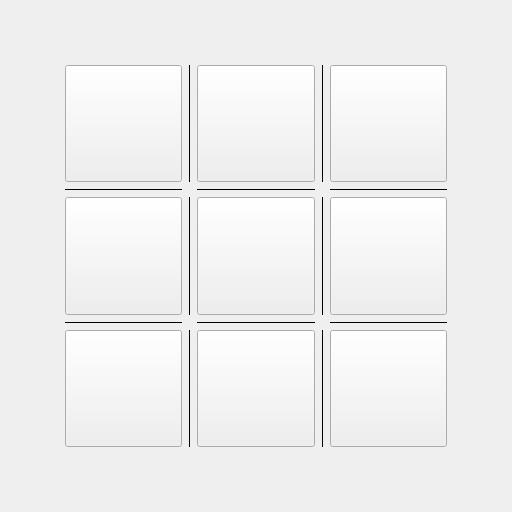
<?xml version="1.0" encoding="UTF-8"?>
<ui version="4.0">
 <class>CrissCross</class>
 <widget class="QWidget" name="CrissCross">
  <property name="geometry">
   <rect>
    <x>0</x>
    <y>0</y>
    <width>512</width>
    <height>512</height>
   </rect>
  </property>
  <property name="minimumSize">
   <size>
    <width>512</width>
    <height>512</height>
   </size>
  </property>
  <property name="windowTitle">
   <string>LogDoctor - CrissCross</string>
  </property>
  <property name="windowIcon">
   <iconset resource="../resources/resources.qrc">
    <normaloff>:/logo/logo/logdoctor.svg</normaloff>:/logo/logo/logdoctor.svg</iconset>
  </property>
  <layout class="QGridLayout" name="gridLayout_2">
   <item row="1" column="1">
    <widget class="QFrame" name="frame">
     <property name="sizePolicy">
      <sizepolicy hsizetype="Expanding" vsizetype="Expanding">
       <horstretch>0</horstretch>
       <verstretch>0</verstretch>
      </sizepolicy>
     </property>
     <property name="minimumSize">
      <size>
       <width>400</width>
       <height>400</height>
      </size>
     </property>
     <property name="maximumSize">
      <size>
       <width>400</width>
       <height>400</height>
      </size>
     </property>
     <layout class="QGridLayout" name="gridLayout">
      <item row="0" column="0">
       <widget class="QPushButton" name="button_NW">
        <property name="sizePolicy">
         <sizepolicy hsizetype="MinimumExpanding" vsizetype="MinimumExpanding">
          <horstretch>0</horstretch>
          <verstretch>0</verstretch>
         </sizepolicy>
        </property>
        <property name="minimumSize">
         <size>
          <width>64</width>
          <height>64</height>
         </size>
        </property>
        <property name="maximumSize">
         <size>
          <width>256</width>
          <height>256</height>
         </size>
        </property>
        <property name="cursor">
         <cursorShape>PointingHandCursor</cursorShape>
        </property>
        <property name="iconSize">
         <size>
          <width>104</width>
          <height>104</height>
         </size>
        </property>
       </widget>
      </item>
      <item row="0" column="1">
       <widget class="Line" name="line_3">
        <property name="frameShadow">
         <enum>QFrame::Plain</enum>
        </property>
        <property name="orientation">
         <enum>Qt::Vertical</enum>
        </property>
       </widget>
      </item>
      <item row="0" column="2">
       <widget class="QPushButton" name="button_N">
        <property name="sizePolicy">
         <sizepolicy hsizetype="MinimumExpanding" vsizetype="MinimumExpanding">
          <horstretch>0</horstretch>
          <verstretch>0</verstretch>
         </sizepolicy>
        </property>
        <property name="minimumSize">
         <size>
          <width>64</width>
          <height>64</height>
         </size>
        </property>
        <property name="maximumSize">
         <size>
          <width>256</width>
          <height>256</height>
         </size>
        </property>
        <property name="cursor">
         <cursorShape>PointingHandCursor</cursorShape>
        </property>
        <property name="iconSize">
         <size>
          <width>104</width>
          <height>104</height>
         </size>
        </property>
       </widget>
      </item>
      <item row="0" column="3">
       <widget class="Line" name="line_4">
        <property name="frameShadow">
         <enum>QFrame::Plain</enum>
        </property>
        <property name="orientation">
         <enum>Qt::Vertical</enum>
        </property>
       </widget>
      </item>
      <item row="0" column="4">
       <widget class="QPushButton" name="button_NE">
        <property name="sizePolicy">
         <sizepolicy hsizetype="MinimumExpanding" vsizetype="MinimumExpanding">
          <horstretch>0</horstretch>
          <verstretch>0</verstretch>
         </sizepolicy>
        </property>
        <property name="minimumSize">
         <size>
          <width>64</width>
          <height>64</height>
         </size>
        </property>
        <property name="maximumSize">
         <size>
          <width>256</width>
          <height>256</height>
         </size>
        </property>
        <property name="cursor">
         <cursorShape>PointingHandCursor</cursorShape>
        </property>
        <property name="iconSize">
         <size>
          <width>104</width>
          <height>104</height>
         </size>
        </property>
       </widget>
      </item>
      <item row="1" column="0">
       <widget class="Line" name="line_1">
        <property name="frameShadow">
         <enum>QFrame::Plain</enum>
        </property>
        <property name="orientation">
         <enum>Qt::Horizontal</enum>
        </property>
       </widget>
      </item>
      <item row="1" column="2">
       <widget class="Line" name="line_6">
        <property name="frameShadow">
         <enum>QFrame::Plain</enum>
        </property>
        <property name="orientation">
         <enum>Qt::Horizontal</enum>
        </property>
       </widget>
      </item>
      <item row="1" column="4">
       <widget class="Line" name="line_7">
        <property name="frameShadow">
         <enum>QFrame::Plain</enum>
        </property>
        <property name="orientation">
         <enum>Qt::Horizontal</enum>
        </property>
       </widget>
      </item>
      <item row="2" column="0">
       <widget class="QPushButton" name="button_W">
        <property name="sizePolicy">
         <sizepolicy hsizetype="MinimumExpanding" vsizetype="MinimumExpanding">
          <horstretch>0</horstretch>
          <verstretch>0</verstretch>
         </sizepolicy>
        </property>
        <property name="minimumSize">
         <size>
          <width>64</width>
          <height>64</height>
         </size>
        </property>
        <property name="maximumSize">
         <size>
          <width>256</width>
          <height>256</height>
         </size>
        </property>
        <property name="cursor">
         <cursorShape>PointingHandCursor</cursorShape>
        </property>
        <property name="iconSize">
         <size>
          <width>104</width>
          <height>104</height>
         </size>
        </property>
       </widget>
      </item>
      <item row="2" column="1">
       <widget class="Line" name="line_9">
        <property name="frameShadow">
         <enum>QFrame::Plain</enum>
        </property>
        <property name="orientation">
         <enum>Qt::Vertical</enum>
        </property>
       </widget>
      </item>
      <item row="2" column="2">
       <widget class="QPushButton" name="button_C">
        <property name="sizePolicy">
         <sizepolicy hsizetype="MinimumExpanding" vsizetype="MinimumExpanding">
          <horstretch>0</horstretch>
          <verstretch>0</verstretch>
         </sizepolicy>
        </property>
        <property name="minimumSize">
         <size>
          <width>64</width>
          <height>64</height>
         </size>
        </property>
        <property name="maximumSize">
         <size>
          <width>256</width>
          <height>256</height>
         </size>
        </property>
        <property name="cursor">
         <cursorShape>PointingHandCursor</cursorShape>
        </property>
        <property name="iconSize">
         <size>
          <width>104</width>
          <height>104</height>
         </size>
        </property>
       </widget>
      </item>
      <item row="2" column="3">
       <widget class="Line" name="line_10">
        <property name="frameShadow">
         <enum>QFrame::Plain</enum>
        </property>
        <property name="orientation">
         <enum>Qt::Vertical</enum>
        </property>
       </widget>
      </item>
      <item row="2" column="4">
       <widget class="QPushButton" name="button_E">
        <property name="sizePolicy">
         <sizepolicy hsizetype="MinimumExpanding" vsizetype="MinimumExpanding">
          <horstretch>0</horstretch>
          <verstretch>0</verstretch>
         </sizepolicy>
        </property>
        <property name="minimumSize">
         <size>
          <width>64</width>
          <height>64</height>
         </size>
        </property>
        <property name="maximumSize">
         <size>
          <width>256</width>
          <height>256</height>
         </size>
        </property>
        <property name="cursor">
         <cursorShape>PointingHandCursor</cursorShape>
        </property>
        <property name="iconSize">
         <size>
          <width>104</width>
          <height>104</height>
         </size>
        </property>
       </widget>
      </item>
      <item row="3" column="0">
       <widget class="Line" name="line_2">
        <property name="frameShadow">
         <enum>QFrame::Plain</enum>
        </property>
        <property name="orientation">
         <enum>Qt::Horizontal</enum>
        </property>
       </widget>
      </item>
      <item row="3" column="2">
       <widget class="Line" name="line_5">
        <property name="frameShadow">
         <enum>QFrame::Plain</enum>
        </property>
        <property name="orientation">
         <enum>Qt::Horizontal</enum>
        </property>
       </widget>
      </item>
      <item row="3" column="4">
       <widget class="Line" name="line_8">
        <property name="frameShadow">
         <enum>QFrame::Plain</enum>
        </property>
        <property name="orientation">
         <enum>Qt::Horizontal</enum>
        </property>
       </widget>
      </item>
      <item row="4" column="0">
       <widget class="QPushButton" name="button_SW">
        <property name="sizePolicy">
         <sizepolicy hsizetype="MinimumExpanding" vsizetype="MinimumExpanding">
          <horstretch>0</horstretch>
          <verstretch>0</verstretch>
         </sizepolicy>
        </property>
        <property name="minimumSize">
         <size>
          <width>64</width>
          <height>64</height>
         </size>
        </property>
        <property name="maximumSize">
         <size>
          <width>256</width>
          <height>256</height>
         </size>
        </property>
        <property name="cursor">
         <cursorShape>PointingHandCursor</cursorShape>
        </property>
        <property name="iconSize">
         <size>
          <width>104</width>
          <height>104</height>
         </size>
        </property>
       </widget>
      </item>
      <item row="4" column="1">
       <widget class="Line" name="line_11">
        <property name="frameShadow">
         <enum>QFrame::Plain</enum>
        </property>
        <property name="orientation">
         <enum>Qt::Vertical</enum>
        </property>
       </widget>
      </item>
      <item row="4" column="2">
       <widget class="QPushButton" name="button_S">
        <property name="sizePolicy">
         <sizepolicy hsizetype="MinimumExpanding" vsizetype="MinimumExpanding">
          <horstretch>0</horstretch>
          <verstretch>0</verstretch>
         </sizepolicy>
        </property>
        <property name="minimumSize">
         <size>
          <width>64</width>
          <height>64</height>
         </size>
        </property>
        <property name="maximumSize">
         <size>
          <width>256</width>
          <height>256</height>
         </size>
        </property>
        <property name="cursor">
         <cursorShape>PointingHandCursor</cursorShape>
        </property>
        <property name="iconSize">
         <size>
          <width>104</width>
          <height>104</height>
         </size>
        </property>
       </widget>
      </item>
      <item row="4" column="3">
       <widget class="Line" name="line_12">
        <property name="frameShadow">
         <enum>QFrame::Plain</enum>
        </property>
        <property name="orientation">
         <enum>Qt::Vertical</enum>
        </property>
       </widget>
      </item>
      <item row="4" column="4">
       <widget class="QPushButton" name="button_SE">
        <property name="sizePolicy">
         <sizepolicy hsizetype="MinimumExpanding" vsizetype="MinimumExpanding">
          <horstretch>0</horstretch>
          <verstretch>0</verstretch>
         </sizepolicy>
        </property>
        <property name="minimumSize">
         <size>
          <width>64</width>
          <height>64</height>
         </size>
        </property>
        <property name="maximumSize">
         <size>
          <width>256</width>
          <height>256</height>
         </size>
        </property>
        <property name="cursor">
         <cursorShape>PointingHandCursor</cursorShape>
        </property>
        <property name="iconSize">
         <size>
          <width>104</width>
          <height>104</height>
         </size>
        </property>
       </widget>
      </item>
     </layout>
    </widget>
   </item>
   <item row="1" column="2">
    <spacer name="spacer_Board_Right">
     <property name="orientation">
      <enum>Qt::Horizontal</enum>
     </property>
     <property name="sizeType">
      <enum>QSizePolicy::MinimumExpanding</enum>
     </property>
     <property name="sizeHint" stdset="0">
      <size>
       <width>38</width>
       <height>397</height>
      </size>
     </property>
    </spacer>
   </item>
   <item row="1" column="0">
    <spacer name="spacer_Board_Left">
     <property name="orientation">
      <enum>Qt::Horizontal</enum>
     </property>
     <property name="sizeType">
      <enum>QSizePolicy::MinimumExpanding</enum>
     </property>
     <property name="sizeHint" stdset="0">
      <size>
       <width>4</width>
       <height>16</height>
      </size>
     </property>
    </spacer>
   </item>
   <item row="0" column="1">
    <spacer name="spacer_Board_Top">
     <property name="orientation">
      <enum>Qt::Vertical</enum>
     </property>
     <property name="sizeType">
      <enum>QSizePolicy::MinimumExpanding</enum>
     </property>
     <property name="sizeHint" stdset="0">
      <size>
       <width>16</width>
       <height>4</height>
      </size>
     </property>
    </spacer>
   </item>
   <item row="2" column="1">
    <spacer name="spacer_Board_Bottom">
     <property name="orientation">
      <enum>Qt::Vertical</enum>
     </property>
     <property name="sizeType">
      <enum>QSizePolicy::MinimumExpanding</enum>
     </property>
     <property name="sizeHint" stdset="0">
      <size>
       <width>16</width>
       <height>4</height>
      </size>
     </property>
    </spacer>
   </item>
  </layout>
 </widget>
 <resources>
  <include location="../resources/resources.qrc"/>
 </resources>
 <connections/>
</ui>
